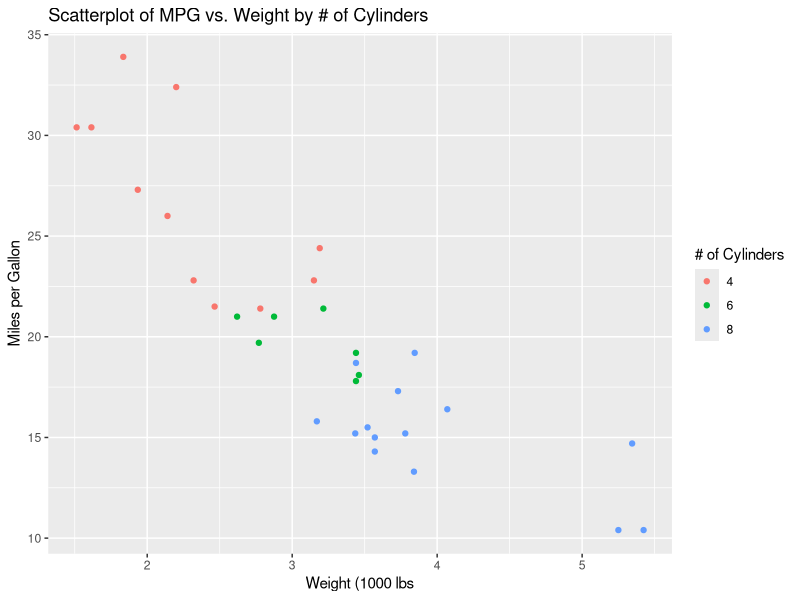

Source code (R):
## ---- chunk 1
knitr::opts_chunk$set(echo = TRUE)
## ---- chunk 2
# Create the Dataframe
doctors_df <- data.frame(
  doctor_type = c("PCP", "Psychiatrist", "Surgeon", "Anesthesia"),
  doctor_lastname = c("Smith", "Dame", "Jones", "Zayas"),
  location = c("MA", "ME", "NH", "VT"),
  AVG_Rating = c(7, 9, 8, 9)
)

# Print the dataframe
print(doctors_df)
## ---- chunk 3
print(doctors_df[1, 2])
## ---- chunk 4
print(doctors_df[2:4,])
## ---- chunk 5
print(doctors_df[, ncol(doctors_df)])
## ---- chunk 6
library(ggplot2)

ggplot(mtcars, aes(x = wt, y = mpg, color = as.factor(cyl))) +
  geom_point() +
  labs(title = "Scatterplot of MPG vs. Weight by # of Cylinders",
       x = "Weight (1000 lbs",
       y = "Miles per Gallon",
       color = "# of Cylinders")
## ---- chunk 7
# Generate summary stats
summary(mtcars)

# Caclulate pearson correlation coefficient on same variables as #3
cor(mtcars$mpg, mtcars$wt, method = "pearson")
